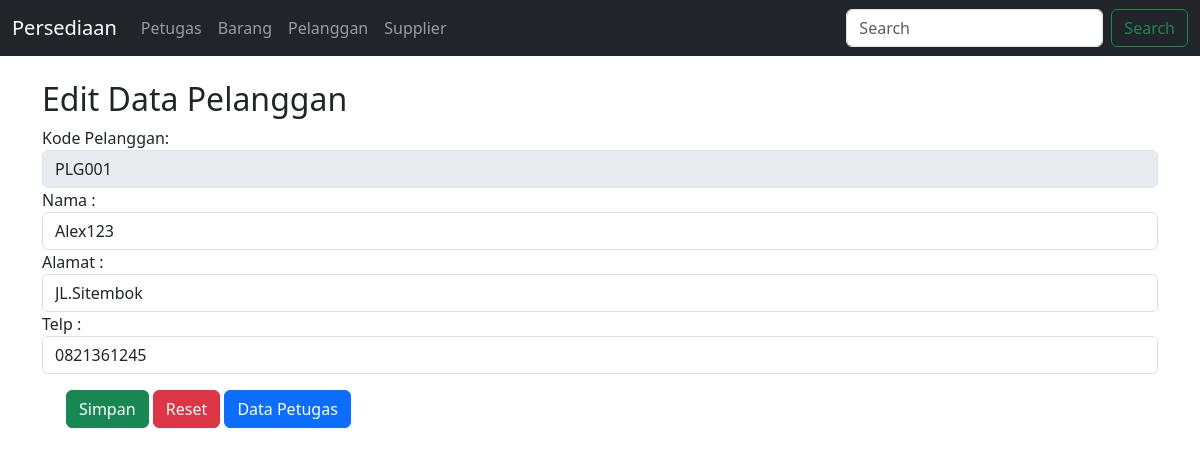
The app's page /pelangganedit.php?id=PLG001 with its own data.
### tables this page shows
CREATE TABLE `tb_pelanggan` (
  `KodePelanggan` varchar(50) NOT NULL,
  `Nama` varchar(250) DEFAULT NULL,
  `Alamat` varchar(250) DEFAULT NULL,
  `Telp` varchar(25) DEFAULT NULL
);

### web/pelangganedit.php (the view, shortened to what this page needs)
<?php
    require_once'../db_koneksi/koneksidb.php';
    $KodePelanggan = $_GET['id'];
    $query_sql = "SELECT * FROM tb_pelanggan where KodePelanggan = '$KodePelanggan' ";
    $sql = mysqli_query($koneksidb, $query_sql) or die (mysqli_error($koneksidb));
    $data = mysqli_fetch_assoc($sql);
?>
<!DOCTYPE html>
<html lang="en">
<head>
    <link href="https://cdn.jsdelivr.net/npm/bootstrap@5.3.3/dist/css/bootstrap.min.css" rel="stylesheet">
</head>
<body>
    <?php require_once("menu.php"); ?>
    <br>
    <div class="container">
        <h2>Edit Data Pelanggan</h2>
        <form method="post" name="form1">
            <div class="form-group">
                <div class="form-group">
                    <label for="KodePelanggan">Kode Pelanggan:</label>
                    <input type="text" disabled value="<?php echo $data['KodePelanggan'];?>" name="KodePelanggan" class="form-control">
                <div class="form-group">
                    <label for="Nama">Nama :</label>
                    <input type="text" required value="<?php echo $data['Nama']; ?>" name="Nama" class="form-control">
                </div>
                <div class="form-group">
                    <label for="Alamat">Alamat :</label>
                    <input type="text" required value="<?php echo $data['Alamat']; ?>" name="Alamat" class="form-control">
                </div>
                <div class="form-group">
                    <label for="Telp">Telp :</label>
                    <input type="text" required value="<?php echo $data['Telp']; ?>" name="Telp" class="form-control">
                </div>
            </div>
            <div class="form-check mt-3">
                <button class="btn btn-success" name="btnsimpan" value="btnsimpan" type="submit"> Simpan
                </button>
                <button class="btn btn-danger" type="button"> Reset
                </button>
                <a href="barang.php"><button class="btn btn-primary" type="button">Data Petugas <i class="ace-icon fa fa-signal"></i></button></a>
            </div>
        </form>
    </div>
</body>
</html>

### records on screen
tb_pelanggan: KodePelanggan "PLG001", Nama "Alex123", Alamat "JL.Sitembok", Telp "0821361245"
